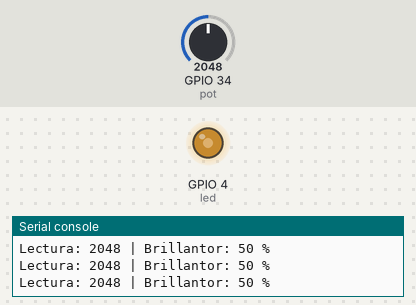
The program below on a simulated ESP32 board running MicroPython. Parts: output pins drawn as LEDs (lit = HIGH), the last lines printed to the serial console. Inputs (shaded band) come from the test bench; at power-on: GPIO 34 (pot) = 2048 (analog values on the 0–4095 scale).

Above: at 1.2 s.
1.3 s: GPIO 34 (pot) set to 2866
At 2.4 s:
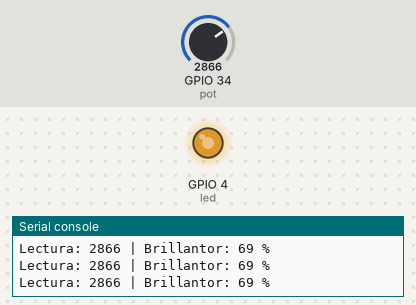
2.9 s: GPIO 34 (pot) set to 3603
At 3.7 s:
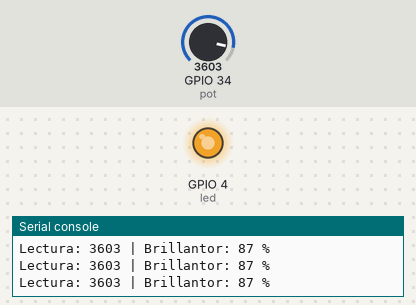
4.5 s: GPIO 34 (pot) set to 491
At 5.1 s:
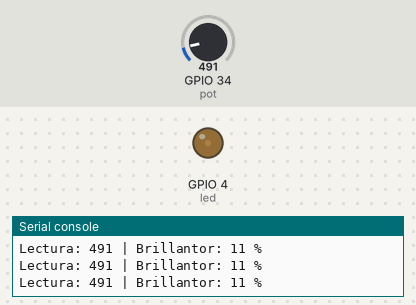
6.1 s: GPIO 34 (pot) set to 0
At 7.7 s:
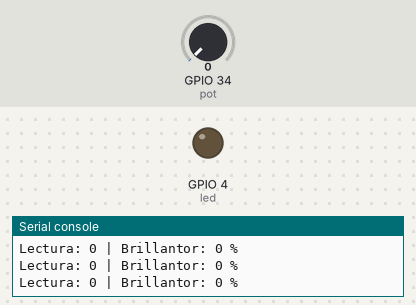
Timing chart, 0 to 8.7 s (numbered marks = the images above; inputs shaded):
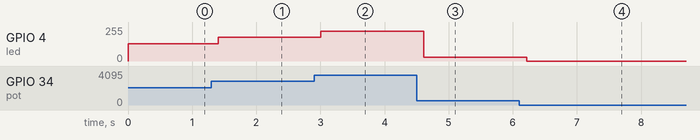

The program:

MicroPython__modificat_.py
```python
# Modificacio: escalat correcte (0-1023) + percentatge
from machine import Pin, ADC, PWM
from time import sleep

pot = ADC(Pin(34))
led = PWM(Pin(4))

pot.width(ADC.WIDTH_12BIT)
pot.atten(ADC.ATTN_11DB)

while True:
    pot_value = pot.read() # 0 - 4095
    duty_cycle = pot_value // 4 # 0 - 1023
    led.duty(duty_cycle)
    percent = pot_value * 100 // 4095
    print("Lectura:", pot_value, "| Brillantor:", percent, "%")
    sleep(0.2)
```

Measured:
- after the input at 1.3 s, GPIO 4 (led): 128/255 → 178/255 after 0.10 s
- after the input at 2.9 s, GPIO 4 (led): 178/255 → 224/255 after 0.11 s
- after the input at 4.5 s, GPIO 4 (led): 224/255 → 30/255 after 0.11 s
- after the input at 6.1 s, GPIO 4 (led): 30/255 → 0/255 after 0.11 s
